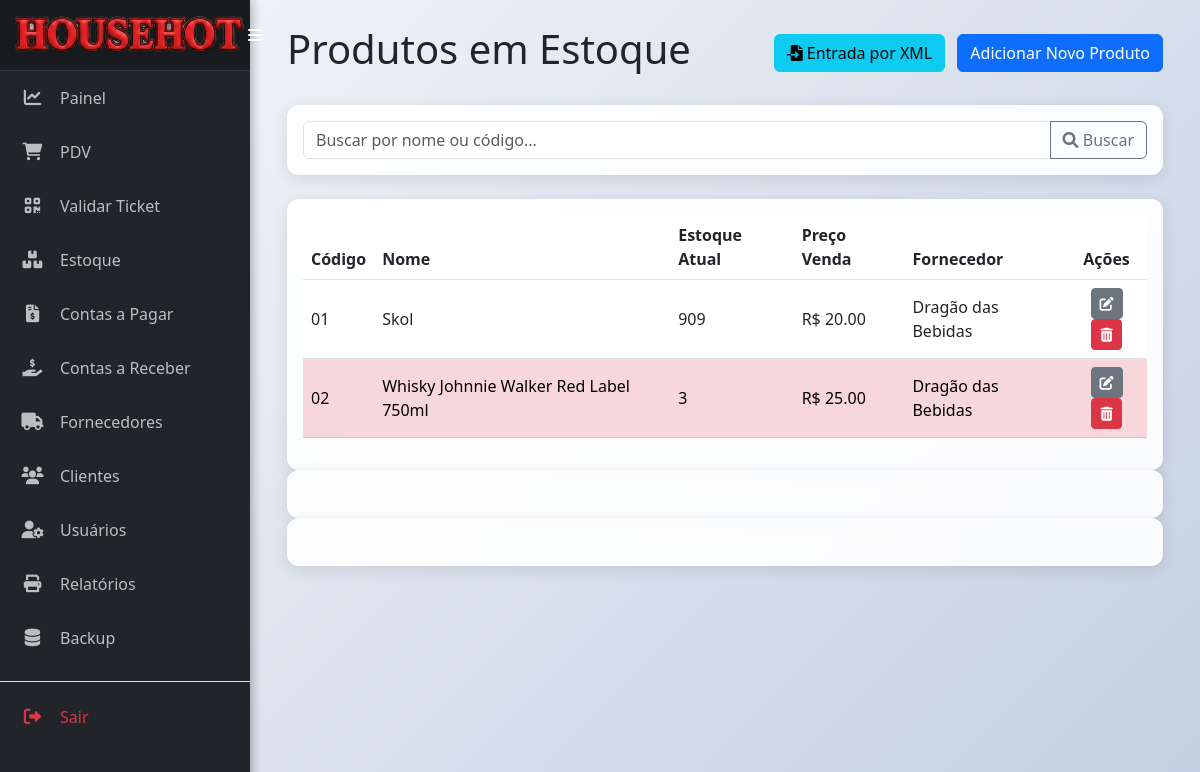
/produtos (signed in), run on an earlier commit of the app's database.
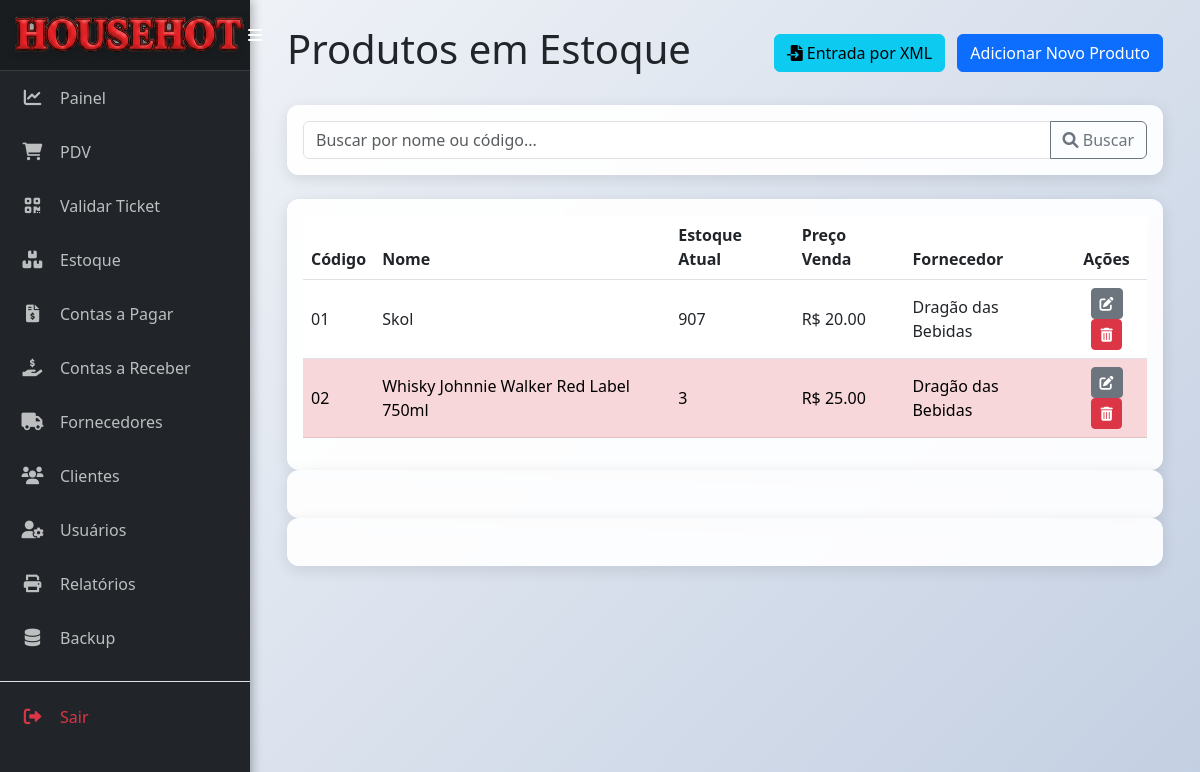
And on a later commit of the database.
### models.py (models this page shows)
class Produto(db.Model):
    __tablename__ = 'produto'
    id = db.Column(db.Integer, primary_key=True)
    codigo = db.Column(db.String(50), nullable=False, unique=True)
    nome = db.Column(db.String(100), nullable=False)
    categoria = db.Column(db.String(50))
    preco_custo = db.Column(db.Float, nullable=False)
    preco_venda = db.Column(db.Float, nullable=False)
    quantidade_estoque = db.Column(db.Integer, nullable=False, default=0)
    estoque_minimo = db.Column(db.Integer, default=5)
    data_fabricacao = db.Column(db.Date, nullable=True)
    data_vencimento = db.Column(db.Date, nullable=True)
    fornecedor_id = db.Column(db.Integer, db.ForeignKey('fornecedor.id'), nullable=False)
    movimentacoes = db.relationship('MovimentacaoEstoque', backref='produto', lazy=True)
    tickets = db.relationship('Ticket', backref='produto', lazy=True)

class Fornecedor(db.Model):
    __tablename__ = 'fornecedor'
    id = db.Column(db.Integer, primary_key=True)
    nome = db.Column(db.String(100), nullable=False, unique=True)
    cnpj = db.Column(db.String(18), unique=True, nullable=True)
    telefone = db.Column(db.String(20))
    email = db.Column(db.String(100))
    produtos = db.relationship('Produto', backref='fornecedor', lazy=True)
    contas = db.relationship('ContaPagar', backref='fornecedor', lazy=True)

### app.py (the view)
@app.route('/produtos')
@login_required
def listar_produtos():
    search_term = request.args.get('q')
    query = Produto.query
    if search_term:
        query = query.filter(or_(Produto.nome.ilike(f'%{search_term}%'), Produto.codigo.ilike(f'%{search_term}%')))
    produtos = query.order_by(Produto.nome.asc()).all()
    return render_template('produtos.html', produtos=produtos, search_term=search_term)

### app.py (called while the page is built)
@app.context_processor
def inject_datetime():
    return {'modules': {'datetime': datetime, 'date': date, 'timedelta': timedelta}}

def login_required(f):
    @wraps(f)
    def decorated_function(*args, **kwargs):
        if 'logged_in' not in session or 'user_id' not in session:
            session.clear()
            flash('A sua sessão é inválida. Por favor, faça login novamente.', 'warning')
            return redirect(url_for('login'))
        return f(*args, **kwargs)
    return decorated_function

### templates/produtos.html (shortened to what this page needs)
{% extends 'base.html' %}
{% block content %}
<div class="d-flex justify-content-between align-items-center mb-4">
    <h1>Produtos em Estoque</h1>
    <div>
        <a href="{{ url_for('entrada_xml') }}" class="btn btn-info me-2">
            <i class="fas fa-file-import"></i> Entrada por XML
        </a>
        <a href="{{ url_for('adicionar_produto') }}" class="btn btn-primary">Adicionar Novo Produto</a>
    </div>
</div>
<div class="card mb-4">
    <div class="card-body">
        <form method="GET" action="{{ url_for('listar_produtos') }}">
            <div class="input-group">
                <input type="text" class="form-control" name="q" placeholder="Buscar por nome ou código..." value="{{ search_term or '' }}">
                <button class="btn btn-outline-secondary" type="submit"><i class="fas fa-search"></i> Buscar</button>
            </div>
        </form>
    </div>
</div>
<div class="card">
    <div class="card-body">
        <table class="table table-hover align-middle">
            <thead>
                <tr>
                    <th>Código</th>
                    <th>Nome</th>
                    <th>Estoque Atual</th>
                    <th>Preço Venda</th>
                    <th>Fornecedor</th>
                    <th class="text-center">Ações</th>
                </tr>
            </thead>
            <tbody>
                {% for produto in produtos %}
                <tr class="{% if produto.quantidade_estoque <= produto.estoque_minimo %}table-danger{% endif %}">
                    <td>{{ produto.codigo }}</td>
                    <td>{{ produto.nome }}</td>
                    <td>{{ produto.quantidade_estoque }}</td>
                    <td>R$ {{ "%.2f"|format(produto.preco_venda) }}</td>
                    <td>{{ produto.fornecedor.nome }}</td>
                    <td class="text-center">
                        <a href="{{ url_for('editar_produto', id=produto.id) }}" class="btn btn-secondary btn-sm" title="Editar">
                            <i class="fas fa-edit"></i>
                        </a>
                        <button type="button" class="btn btn-danger btn-sm" data-bs-toggle="modal" data-bs-target="#confirmDeleteModal-{{ produto.id }}" title="Excluir">
                            <i class="fas fa-trash-alt"></i>
                        </button>
                    </td>
                </tr>
                {% else %}
                <tr>
                    <td colspan="6" class="text-center text-muted">Nenhum produto encontrado.</td>
                </tr>
                {% endfor %}
            </tbody>
        </table>
    </div>
</div>
{% for produto in produtos %}
<div class="card">
    <div class="card-body">
        <div class="table-responsive">
        </div>
    </div>
</div>
{% endfor %}
{% endblock %}

What changed in the data, as far as the page shows it:
changed Produto "Skol": quantidade_estoque "909" → "907"
